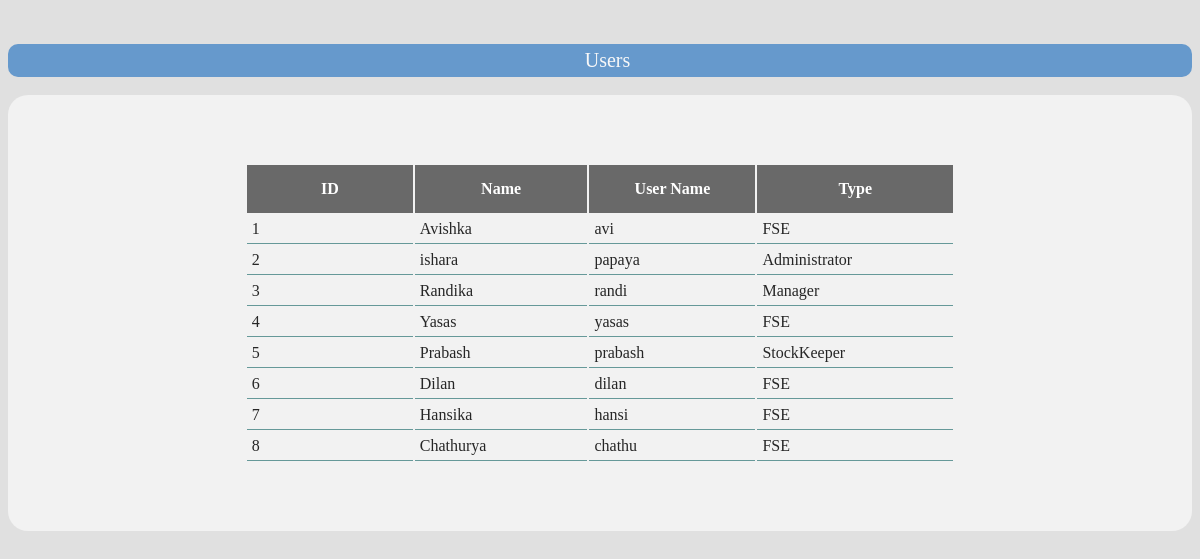
/Admin/view_user.php, run on the app's committed database.
### tables this page shows
CREATE TABLE `user` (
  `Id` int(11) NOT NULL,
  `Name` varchar(255) NOT NULL,
  `UserName` varchar(255) NOT NULL,
  `Password` varchar(255) NOT NULL,
  `Type` varchar(255) NOT NULL
);

### Admin/view_user.php (the view, shortened to what this page needs)
<html lang="en">
  <head>
    <link rel="stylesheet" href="../css/main.css">
  </head>
  <body bgcolor="#e0e0e0">
<center>
		<br>
<br>
<div class="h2div" >Users</div>
<br>
<div class="div">
<br>
<table class="table1 normaltable" >
	<tr>
		<th class="tablerecharge">ID</th>
		<th class="tablerecharge">Name</th>
		<th class="tablerecharge">User Name</th>
        <th class="tablerecharge">Type</th>
	</tr>
    <?php
            $sql_query = "select * from  user";
            $result = mysql_query($sql_query);
            while ($data = mysql_fetch_array($result))
            {
                $id = $data['Id'];
                $name = $data['Name'];
                $uname = $data['UserName'];
                $type = $data['Type'];
                echo '
                	<tr>
                		<td class="tablerecharge">'.$id.'</td>
                		<td class="tablerecharge">'.$name.'</td>
                		<td class="tablerecharge">'.$uname.'</td>
                        <td class="tablerecharge">'.$type.'</td>
                	</tr>';
            }
	?>
	</table>
<br>
</div>
<br>
</center>
  </body>
</html>

### css/main.css (style rules this page uses)
.div { border-radius: 20px; background-color: #f2f2f2; padding-bottom: 50px; padding-top: 50px; }
.table1 { border-radius: 10px; width: 60% }
.h2div { background-color: #6699cc; color: #F8F8F8; font-family: Georgia; font-size: 20px; vertical-align: center; padding-left: 15px; padding-top: 5px; padding-bottom: 5px; border-radius: 10px; }
.tablerecharge { width: 10% }
.normaltable td { vertical-align: bottom; padding: 5px; text-align: 15px; height: 10px; border-bottom: 1px solid #669999; color: #262626 }
.normaltable th { background-color: #696969 ; color: white; height: 20px; vertical-align: bottom; padding: 15px; text-align: 15px }

### data on the page
user: Id "1", Name "Avishka", UserName "avi", Type "FSE"
user: Id "2", Name "ishara", UserName "papaya", Type "Administrator"
user: Id "3", Name "Randika", UserName "randi", Type "Manager"
user: Id "4", Name "Yasas", UserName "yasas", Type "FSE"
user: Id "5", Name "Prabash", UserName "prabash", Type "StockKeeper"
user: Id "6", Name "Dilan", UserName "dilan", Type "FSE"
user: Id "7", Name "Hansika", UserName "hansi", Type "FSE"
user: Id "8", Name "Chathurya", UserName "chathu", Type "FSE"
